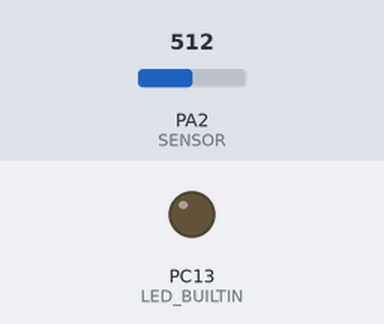
Bench run of a sketch on a simulated STM32 Blue Pill. Shown: output pins drawn as LEDs (lit = HIGH). The inputs (shaded band) are chosen by the test bench; at power-on: PA2 (SENSOR) = 512. The modem accepts every AT command (registered, SIM ready, sends succeed) and sends nothing else.

Above: at 0.1 s.
At 5.1 s:
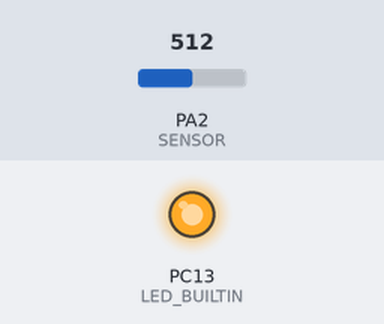
Timing chart, 0 to 6.6 s (numbered marks = the images above):
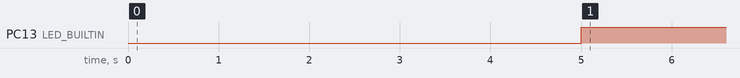

Measured:
- by itself, PC13 (LED_BUILTIN): LOW → HIGH at 5.0 s

The sketch:

PressureSensorLowPower.ino
```cpp
#include "STM32LowPower.h"

#define SENSOR PA2
#define TIME 5000//300000
#define SELF_ADDRESS 100
#define RELAY_ADDRESS 1
#define SENSOR_ID 5

HardwareSerial LoraSerial = HardwareSerial(USART1);
int sval;

String valstr;
String toSend;

void setup() {
  LowPower.begin();//Init low power library

  //Set pinmodes
  pinMode(SENSOR, INPUT);
  pinMode(LED_BUILTIN, OUTPUT);

  //Opening serial port to lora chip
  //and setting up lora parameters
  digitalWrite(LED_BUILTIN, LOW);
  LoraSerial.begin(115200);
  delay(3000);
  LoraSerial.println("AT+NETWORKID=1");
  delay(1000);
  LoraSerial.print("AT+ADDRESS=");
  LoraSerial.println(SELF_ADDRESS);
  delay(1000);
  LoraSerial.println("AT+PARAMETER=12,7,1,4");
  digitalWrite(LED_BUILTIN, HIGH);
}

void loop() {

  while(!LoraSerial){
      delay(1000);
      //Retrying to init lora serial port
      LoraSerial.begin(115200);
  }

  digitalWrite(LED_BUILTIN, LOW);

  //Read sensor value
  sval = analogRead(SENSOR);

  //Format a string to send with lora
  valstr = String(SENSOR_ID, DEC);                    //5
  valstr.concat("_");                                 //5_
  valstr.concat(String(sval, DEC));                   //5_2048
  valstr.concat("h");                                 //5_2048h
  toSend = String("AT+SEND=");                        //AT+SEND=
  toSend.concat(String(RELAY_ADDRESS, DEC));          //AT+SEND=1
  toSend.concat(",");                                 //AT+SEND=1,
  toSend.concat(String(valstr.length(), DEC));        //AT+SEND=1,7
  toSend.concat(",");                                 //AT+SEND=1,7,
  toSend.concat(valstr);                              //AT+SEND=1,7,5_2048h

  //Queue serial send and wait to complete
  LoraSerial.println(toSend);
  LoraSerial.flush();

  //Debug code
  /*
  if(LoraSerial.available() > 0)
  {
    Serial.println(LoraSerial.readString());
    Serial.flush();
  }
  */
  digitalWrite(LED_BUILTIN, HIGH);

  LowPower.deepSleep(TIME);
}
```
